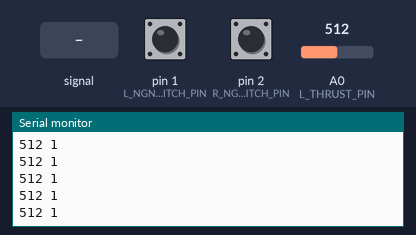
Bench run of a sketch on a simulated Arduino Leonardo, built with avr-gcc and run on an emulated ATmega32U4. Shown: the last lines printed to the serial monitor. The test bench sets the inputs (shaded band); at power-on: A0 (L_THRUST_PIN) = 512, pin 1 (L_NGN_SWITCH_PIN) HIGH, pin 2 (R_NGN_SWITCH_PIN) HIGH. USB keyboard and mouse output is not drawn.

Above: at 1.2 s.
1.3 s: A0 (L_THRUST_PIN) fed a 200 Hz sine of ±81 counts around its level
At 1.71 s:
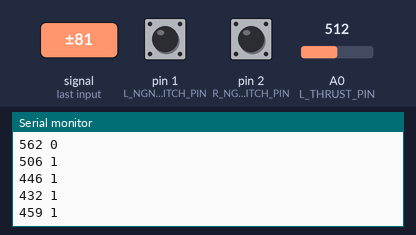
2.8 s: A0 (L_THRUST_PIN) set to 0
At 2.84 s:
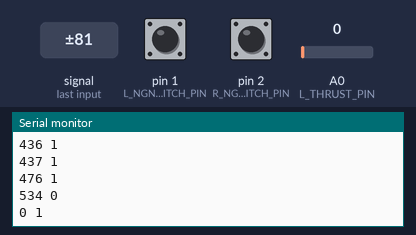
Timing chart, 0 to 3.1 s (numbered marks = the images above; inputs shaded):
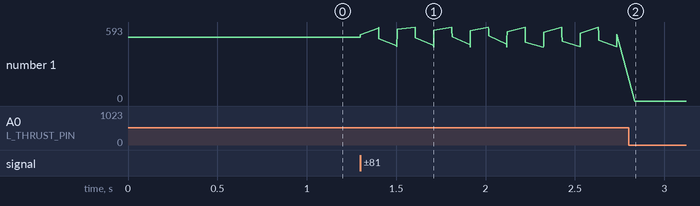

Measured:
- after the input at 1.3 s, the serial monitor: prints a new line at once (image 1)
- plotted number 1: 512 → 534 after the input at 1.3 s

The sketch:

quadrant.ino
```cpp
#include <Joystick.h>

// ________ DEBUG MODE SEMAPHORE
const bool DEBUG = true;

// ________ JOYSTICK DECLARATION
Joystick_ Joystick(
    0x03,                   // hid id
    JOYSTICK_TYPE_JOYSTICK, // type
    3,                      // button count
    0,                      // hat switches
    false,                  // XAxis
    false,                  // YAxis
    false,                  // ZAxis
    false,                  // RxAxis
    false,                  // RyAxis
    false,                  // RzAxis
    false,                  // Rudder
    true,                   // Throttle
    false,                  // Accelerator
    false,                  // Breaks -- to change
    false                   // Steering
);
// ________ END JOYSTICK DECLARATION

// ________ LEFT THRUST LEVER
const int L_THRUST_PIN = A0;
const int L_THRUST_REV_SW = 0;
const int L_THRUST_REV_VAL = 523;

bool L_REV_ON = false; // semaphore to indicate left reverse
int L_RAW_THRUST = 0; // raw analog data from left potentiometer
int L_CPT_THRUST = 0; // computed data from left potentiometer
int L_REV_CURR_STATE = L_REV_ON; // save current reverse state to variable for further computation
// ________ END LEFT THRUST LEVER

// ________ RIGHT THRUST LEVER
const int R_THRUST_PIN = A1;
const int R_THRUST_REV_SW = 0;
const int R_THRUST_REV_VAL = 523;

bool R_REV_ON = false; // semaphore to indicate right reverse
int R_RAW_THRUST = 0; // raw analog data from right potentiometer
int R_CPT_THRUST = 0; // computed data from right potentiometer
int R_REV_CURR_STATE = R_REV_ON; // save current reverse state to variable for further computation
// ________ END RIGHT THRUST LEVER

// ________ ENGINE SWITCHES
const int L_NGN_SWITCH_PIN = 1;
const int R_NGN_SWITCH_PIN = 2;

const int L_NGN_SWITCH_VAL = 0;
const int R_NGN_SWITCH_VAL = 0;
// ________ END ENGINE SWITCHES

// ________ GLOBALS
const int MIN_THROTTLE = L_THRUST_REV_VAL == R_THRUST_REV_VAL ? L_THRUST_REV_VAL : 0; // TODO: it may be splitted in 2 separate minimums
constexpr int MAX_THROTTLE = 1023;
// ________ END GLOBALS

// ________ SETUP
void setup()
{
  if (DEBUG)
  {
    Serial.begin(9600);
  }
  Joystick.begin();
  Joystick.setThrottleRange(MIN_THROTTLE, MAX_THROTTLE);

  pinMode(L_NGN_SWITCH_PIN, INPUT_PULLUP);
  pinMode(R_NGN_SWITCH_PIN, INPUT_PULLUP);
}
// ________ END SETUP

void loop()
{
  // ________ LEFT THRUST
  L_RAW_THRUST = analogRead(L_THRUST_PIN);
  L_CPT_THRUST = L_REV_ON ? (MAX_THROTTLE - L_RAW_THRUST) : L_RAW_THRUST;
  L_REV_ON = L_RAW_THRUST < L_THRUST_REV_VAL ? true : false;
  if (DEBUG)
  {
    Serial.print(L_RAW_THRUST);
    Serial.print(" ");
    Serial.print(L_REV_ON);
    Serial.println();
  }
  if (L_REV_ON != L_REV_CURR_STATE)
  {
    Joystick.setButton(L_THRUST_REV_SW, 1);
    delay(100);
    Joystick.setButton(L_THRUST_REV_SW, 0);
    L_REV_CURR_STATE = L_REV_ON;
  }
  Joystick.setThrottle(L_CPT_THRUST);
  // ________ END LEFT THRUST

  // ________ ENGINES
  if (digitalRead(L_NGN_SWITCH_PIN) == LOW)
  {
    Joystick.setButton(L_NGN_SWITCH_PIN, 1);
  }
  else
  {
    Joystick.setButton(L_NGN_SWITCH_PIN, 0);
  }
  if (digitalRead(R_NGN_SWITCH_PIN) == LOW)
  {
    Joystick.setButton(R_NGN_SWITCH_PIN, 1);
  }
  else
  {
    Joystick.setButton(R_NGN_SWITCH_PIN, 0);
  }
  // ________ END ENGINES
}
```
